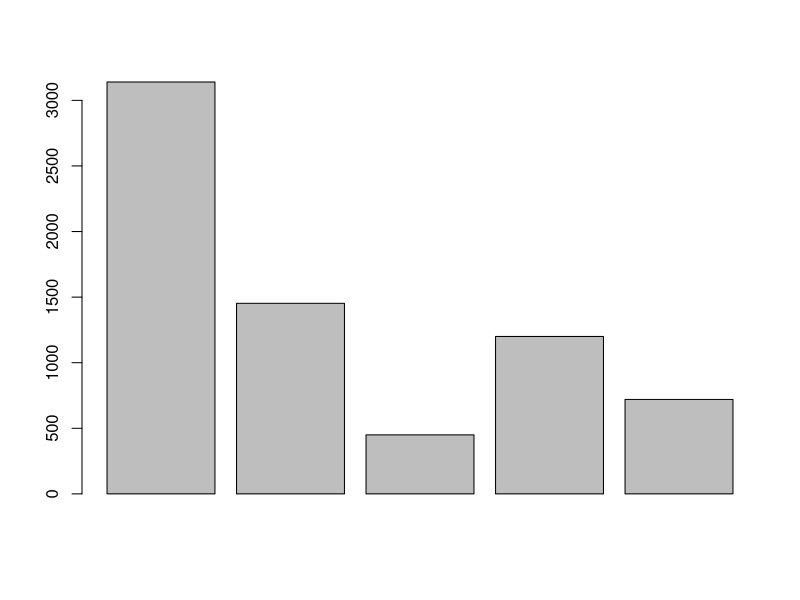
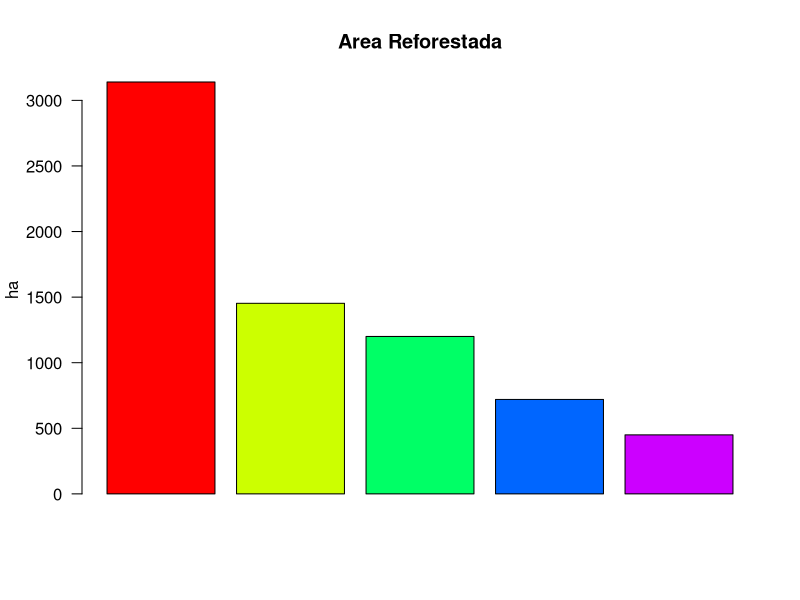

Recreate these plots in R, in order.
# Asignacion 1: Primer analisis en R
# Daniela Alexandra Canabal Valdes 
# Maestria Ciencias Forestales primer semestre
# Matricula: 1567373

# HW_01
# Parte 2
# problema 1:
# Un investigador realiza un inventario de la superficie reforestada por especie en la región centro mediante los reporte emitidos por CONAFOR. El investigador encuentra que la superficie reforestada con diferentes especies son las siguientes: la especie Pinus con 3140 has, Mezquite con 1453 has, Encinos con 450 has, Teka con 1200 has, Juniperos con 720 has.

Pinus <- 3140
Mezquite <- 1453
Encinos <- 450
Teka <- 1200 
Juiperos <- 720 
Superficie <- c(Pinus, Mezquite, Encinos, Teka, Juiperos)

# Ahora, use la función gráfica barplot() para producir un diagrama de barras de la superficie por especie:
barplot(Superficie)

# Descubra cómo utilizar sort() para ordenar los elementos en la variable superficie, con el fin de organizar elementos en gastos en orden creciente.
sort(Superficie, decreasing = FALSE)

# Descubra cómo utilizar sort() y barplot() para producir un gráfico de barras con barras en orden decreciente.
barplot((sort (Superficie, decreasing = T)), col=c("rainbow"(5)), main=("Area Reforestada"), ylab =("ha"), las =1)

# Determine la media de la variable superficie
mean(Superficie)

# Problema 2: Un técnico examina 30 cajas de Petri en las que se colocaron para germinar seis semillas y después de cierto tiempo cuenta el número de semillas germinadas en cada una de ellas. Los valores de las 30 observaciones son los siguientes:
x1 <- 4
x2 <- 1
x3 <- 6
x4 <- 2
x5 <- 4
x6 <- 2
x7 <- 4
x8 <- 2
x9 <- 4
x10 <- 6
x11 <- 3
x12 <- 5
x13 <- 3
x14 <- 2
x15 <- 5
x16 <- 4
x17 <- 0
x18 <- 5
x19 <- 4
x20 <- 2
x21 <- 4
x22 <- 5
x23 <- 3
x24 <- 5
x25 <- 3
x26 <- 5
x27 <- 4
x28 <- 3
x29 <- 6
x30 <- 2

# Ingresar los datos en una variable llamada germinación.

Germinacion <- c(x1, x2, x3, x4, x5, x6, x7, x8, x9, x10, x11, x12, x13, x14, x15, x16, x17, x18, x19, x20, x21, x22, x23, x24, x25, x26, x27, x28, x29, x30)

# Determinar la media de germinación de las 30 cajas Petri.
mean(Germinacion)

# Averigue como determinar la desviasión estándar standar deviation usando la función help (en la modalidad que desee).
sd(Germinacion, na.rm = FALSE)


#Problema 3: Un viverista mide la altura alcanzada por 25 plantas de Prosopis de un año de edad, obteniendo los siguientes valores:
  
h1 <- 38
h2 <- 14
h3 <- 44
h4 <- 11
h5 <- 9
h6 <- 21
h7 <- 39
h8 <- 28
h9 <- 41
h10 <- 4
h11 <- 35
h12 <- 24
h13 <- 36
h14 <- 12
h15 <- 20
h16 <- 31
h17 <- 24
h18 <- 25
h19 <- 10
h20 <- 21
h21 <- 11
h22 <- 36
h23 <- 37
h24 <- 20
h25 <- 26

# Ingresar los datos en una variable llamada altura.
altura <- c(h1, h2, h3, h4, h5, h6, h7, h8, h9, h10, h11, h12, h13, h14, h15, h16, h17, h18, h19, h20, h21, h22, h23, h24, h25)

# Determinar la media de altura de las plántulas de Prosopis.

mean(altura)

#Determinar la desviación estándar de la variable altura.

sd(altura, na.rm = FALSE)




# Referencias:

# Marco Aurelio González Tagle. (2021, February). Cuadernillo de Ejercicios Principios de estadística Ingeniero Forestal (Version 1). Zenodo. http://doi.org/10.5281/zenodo.4544150
